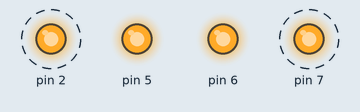
Simulated run of this sketch. Board: Arduino Uno, built with avr-gcc and run on an emulated ATmega328P. On the bench: output pins drawn as LEDs (lit = HIGH). Dashed ring = blinking.

Above: at 0.5 s.
Timing chart, 0 to 4.6 s (numbered marks = the images above):
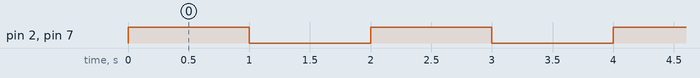

The sketch:

FirstSketch.ino
```cpp
void setup()
{
  pinMode (2, OUTPUT);
  pinMode (5, OUTPUT);
  pinMode (6, OUTPUT);
  pinMode (7, OUTPUT);

  digitalWrite (5, HIGH);
  digitalWrite (6, HIGH);
}

void loop()
{

  digitalWrite (2, HIGH);
  digitalWrite (7, HIGH);
  delay(1000);

  digitalWrite (2, LOW);
  digitalWrite (7, LOW);
  delay(1000);
}
```

Measured:
- by itself, pin 2, pin 7: alternates HIGH for 1.0 s and LOW for 1.0 s
